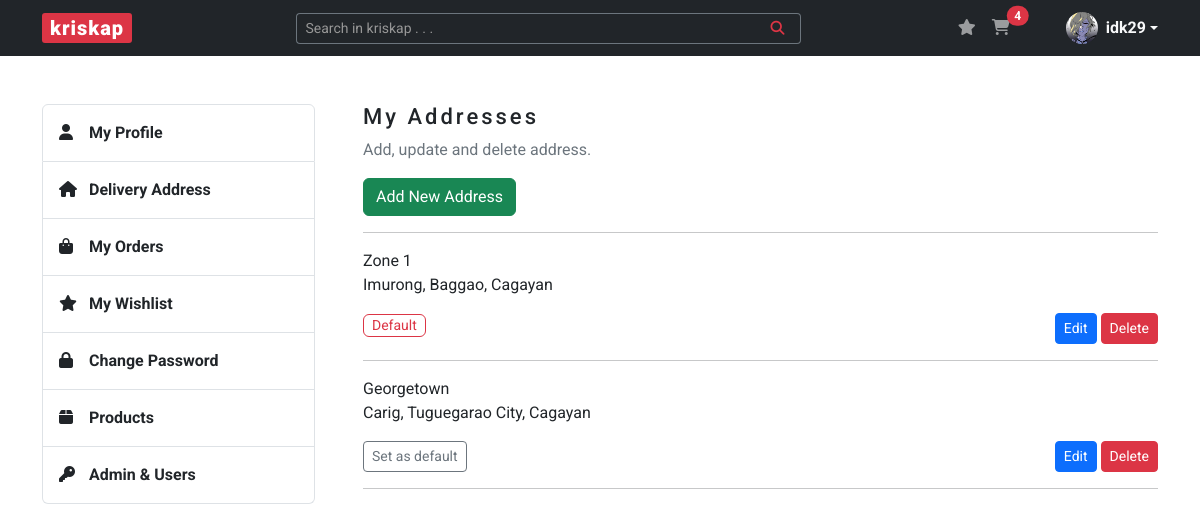
The page /address (signed in) on the database as committed earlier.
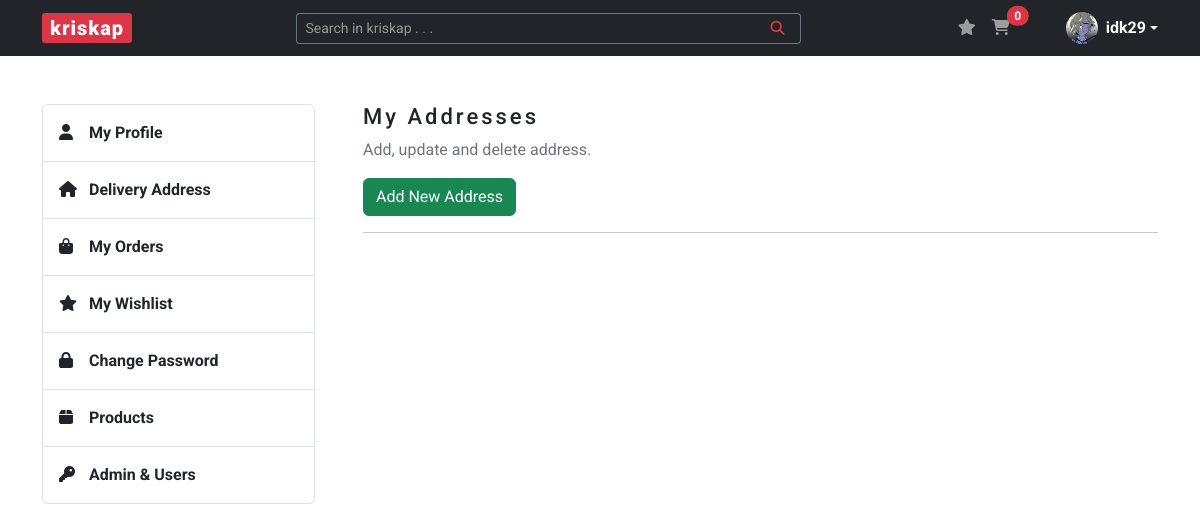
The same page on the database as committed later.
### kriskap/models.py (models this page shows)
class Address(db.Model):
    __tablename__ = "addresses"
    id = db.Column(db.Integer, primary_key=True)
    buyer_id = db.Column(db.Integer, db.ForeignKey("users.id"))
    buyer = relationship("User", back_populates="addresses")
    default = db.Column(db.String(50), nullable=False, default="not_default")
    house = db.Column(db.String(250), nullable=False)
    province = db.Column(db.String(250), nullable=False)
    city = db.Column(db.String(250), nullable=False)
    barangay = db.Column(db.String(250), nullable=False)

### kriskap/addresses/routes.py (the view)
@addresses.route("/address")
@login_required
def address():
    addresses = (
        Address.query.filter_by(buyer_id=current_user.id)
        .order_by(Address.default)
        .all()
    )
    return render_template("address.html", title="Address", addresses=addresses)

### kriskap/models.py (called while the page is built)
@login_manager.user_loader
def load_user(user_id):
    return User.query.get(int(user_id))

### kriskap/templates/address.html
{% extends "base.html" %}
{% block content %}
    <section id="section-address" class="content-section mb-5">
        <div class="row justify-content-between">
            {% include "aside.html" %}
            <div class="col-lg-9 ps-lg-5">
                <h3>My Addresses</h3>
                <p class="text-secondary">Add, update and delete address.</p>
                <a href="{{ url_for('addresses.add_address') }}" class="btn btn-success">Add New Address</a>
                <hr>
                {% for address in addresses %}
                        <div class="address mb-3">
                            <p class="mb-0">{{ address.house }}</p>
                            <p>{{ address.barangay +", " + address.city + ", " + address.province }}</p>
                            <div class="d-flex">
                                <div class="flex-grow-1">
                                    {% if address.default == "not_default" %}
                                    <a href="{{ url_for('addresses.default_address', address_id=address.id) }}" class="btn btn-sm btn-outline-secondary">Set as default</a>
                                    {% else %}
                                    <small class="border border-danger d-inline-block text-danger px-2 rounded">Default</small>
                                    {% endif %}
                                </div>
                                <div class="">
                                    <a href="{{ url_for('addresses.edit_address', address_id=address.id) }}" class="btn btn-sm btn-primary">Edit</a>
                                    <a href="{{ url_for('addresses.delete_address', address_id=address.id) }}" class="btn btn-sm btn-danger">Delete</a>
                                </div>
                            </div>
                        </div>
                        <hr>
                {% endfor %}
            </div>
        </div>
    </section>
{% endblock %}

### kriskap/templates/base.html (shortened to what this page needs)
<!DOCTYPE html>
<html lang="en">
<head>
    <link rel="stylesheet" href="https://cdn.jsdelivr.net/npm/bootstrap@5.3.0-alpha1/dist/css/bootstrap.min.css">
    <link rel="stylesheet" href="{{ url_for('static', filename='css/styles.css') }}">
</head>
<body>
    <header>
        <nav class="navbar navbar-expand-lg navbar-dark bg-dark">
            <div class="container">
                <a class="navbar-brand px-2 py-0" href="{{ url_for('main.home') }}">kriskap</a>
                <div class="collapse navbar-collapse" id="navbarSupportedContent">
                    <form class="d-flex ms-auto form-search w-50" role="search">
                        <div class="input-group input-group-sm">
                            <input type="text" class="form-control text-bg-dark border-secondary border-end-0" placeholder="Search in kriskap . . ." aria-label="Search in kriskap . . ." aria-describedby="button-addon">
                            <button class="btn btn-outline-danger border-start-0 border-secondary" type="button" id="button-addon"><i class="fa-solid fa-magnifying-glass px-2"></i></button>
                        </div>
                    </form>
                    <ul class="navbar-nav ms-auto mb-2 mb-lg-0 notification-cart">
                        <li class="nav-item">
                            <a href="{{ url_for('wishlists.wishlist') }}" class="nav-link d-inline-block">
                                <i class="fa-solid fa-star"></i>
                            </a>
                        </li>
                        <li class="nav-item me-5">
                            <a href="{{ url_for('carts.cart') }}" class="nav-link position-relative d-inline-block">
                                <i class="fa-solid fa-cart-shopping"></i>
                                {% if current_user.is_authenticated %}
                                    <span id="cartTotal" class="position-absolute start-100 translate-middle badge rounded-pill bg-danger">
                                        {% set items = [] %}
                                        {{ items | sum }}
                                    </span>
                                {% endif %}
                            </a>
                        </li>
                        {% if current_user.is_authenticated %}
                        <li class="dropdown d-flex align-items-center">
                            <a href="#" class="d-flex align-items-center text-light text-decoration-none dropdown-toggle" data-bs-toggle="dropdown" aria-expanded="false">
                                <img src="{{ url_for('static', filename='img/profile_pics/' + current_user.image_file) }}" alt="" width="32" height="32" class="rounded-circle me-2">
                                <strong>{{ current_user.username }}</strong>
                            </a>
                        </li>
                        {% endif %}
                    </ul>
                </div>
            </div>
        </nav>
    </header>
    <main class="container mt-5">
        {% block content %} {% endblock %}
    </main>
</body>
</html>

Rows that differ between the two databases and show on the page:
removed Address: house "Zone 1", barangay+city+province "Imurong, Baggao, Cagayan", default "Default"
removed Address: house "Georgetown", barangay+city+province "Carig, Tuguegarao City, Cagayan"
Other text that changed with them:
{{ items | sum }}: "4" → "0"
